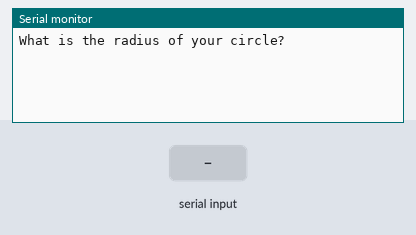
Bench run of a sketch on a simulated Arduino Uno, built with avr-gcc and run on an emulated ATmega328P. Shown: the last lines printed to the serial monitor. The test bench sets the inputs (shaded band).

Above: at 1.2 s.
1.3 s: "90,45\n" received over Serial
At 1.9 s:
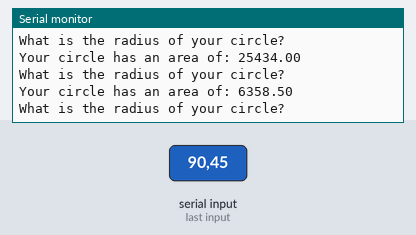
2.8 s: "30,150\n" received over Serial
At 5.1 s:
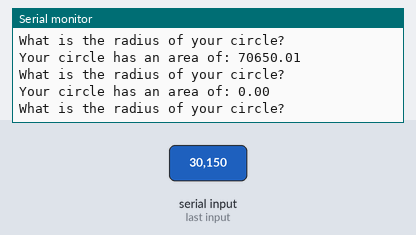
Timing chart, 0 to 6.6 s (numbered marks = the images above; inputs shaded):
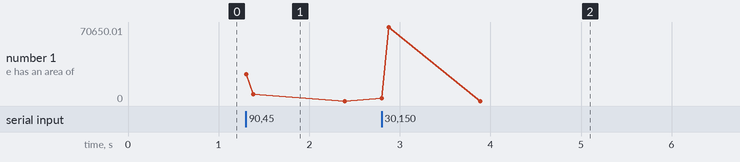

The sketch:

sketch_dec31e_ReadDatafromSerialPort_AreaofCircle.ino
```cpp
float radius;
String msg = "What is the radius of your circle? ";
float area;
String msg2 = "Your circle has an area of: ";
float pi = 3.14;

void setup() {
  // put your setup code here, to run once:
Serial.begin(9600);
}

void loop() {
  // put your main code here, to run repeatedly:
Serial.println(msg);  // We ask.

while (Serial.available() == 0){  // We wait, as long as user have not entered a number greater than 0.
}

radius = Serial.parseFloat();
area = pi * radius * radius;
Serial.print(msg2);
Serial.println(area);

}
```

Measured:
- after the input at 1.3 s, the serial monitor: prints a new line at once (image 1)
- after the input at 2.8 s, the serial monitor: prints a new line at once (image 2)
